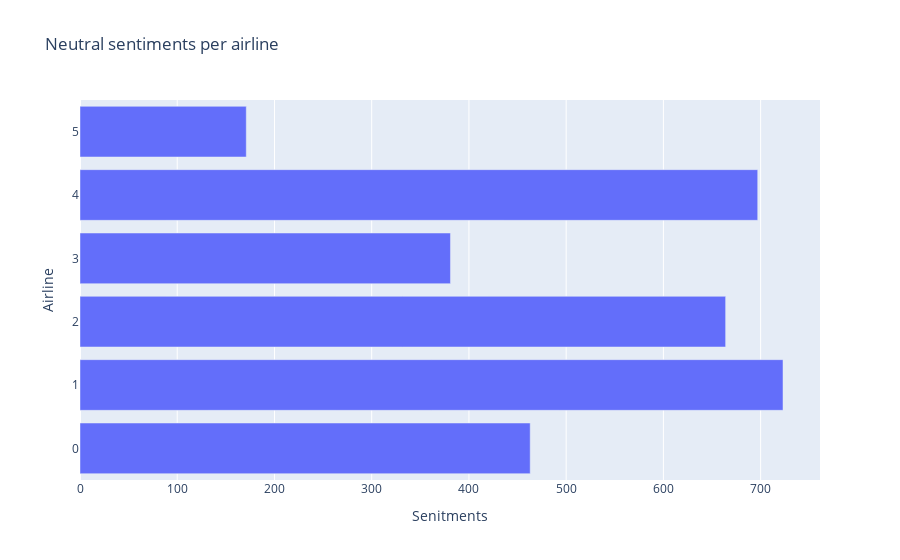

Source (notebook cell):
### Code cell
layout = go.Layout(title='Neutral sentiments per airline',
                  xaxis=dict(title='Senitments'),
                  yaxis=dict(title='Airline',
                            ))
fig = go.Figure([go.Bar(x=neutralamount)], layout=layout).show()

### Figure 1 — Plotly figure (JSON) as saved in the notebook; plotly's stock layout.template omitted (floating-point values rounded to 4 significant figures)
{"data": [{"type": "bar", "x": [463, 723, 664, 381, 697, 171]}], "layout": {"title": {"text": "Neutral sentiments per airline"}, "xaxis": {"title": {"text": "Senitments"}}, "yaxis": {"title": {"text": "Airline"}}}}
